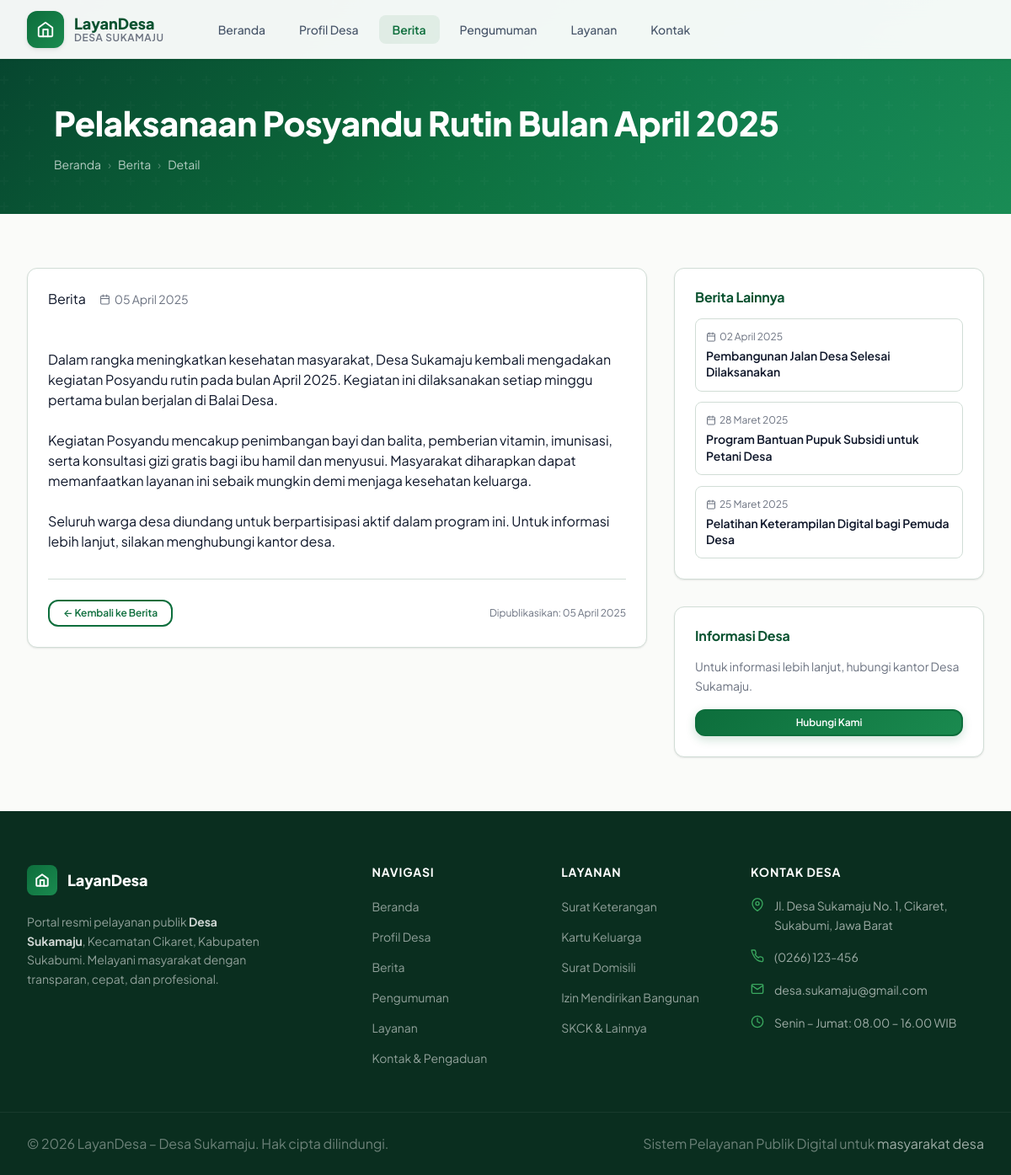
/berita-detail.php?id=1, run on the app's committed database.
### tables this page shows
CREATE TABLE IF NOT EXISTS berita (
    id INT AUTO_INCREMENT PRIMARY KEY,
    judul VARCHAR(255) NOT NULL,
    isi TEXT NOT NULL,
    gambar VARCHAR(255) DEFAULT NULL,
    tanggal DATE NOT NULL,
    created_at TIMESTAMP DEFAULT CURRENT_TIMESTAMP
);

### config/database.php (called while the page is built, shortened)
<?php
function formatTanggal($date) {
    $bulan = [
        '01' => 'Januari', '02' => 'Februari', '03' => 'Maret',
        '04' => 'April',   '05' => 'Mei',       '06' => 'Juni',
        '07' => 'Juli',    '08' => 'Agustus',   '09' => 'September',
        '10' => 'Oktober', '11' => 'November',  '12' => 'Desember'
    ];
    $d = date('d', strtotime($date));
    $m = date('m', strtotime($date));
    $y = date('Y', strtotime($date));
    return $d . ' ' . $bulan[$m] . ' ' . $y;
}

### berita-detail.php (the view, shortened to what this page needs)
<?php
require_once 'config/database.php';
$id = isset($_GET['id']) ? (int)$_GET['id'] : 0;
$stmt = $pdo->prepare("SELECT id, judul, isi, gambar, tanggal FROM berita WHERE id = :id LIMIT 1");
$stmt->execute([':id' => $id]);
$berita = $stmt->fetch();
$stmtRelated = $pdo->prepare("SELECT id, judul, tanggal FROM berita WHERE id != :id ORDER BY tanggal DESC LIMIT 3");
$stmtRelated->execute([':id' => $id]);
$related = $stmtRelated->fetchAll();
include 'includes/header.php';
?>
<div class="page-header">
    <div class="container">
        <div class="page-header-content">
            <h1 class="page-header-title-detail"><?= htmlspecialchars($berita['judul']) ?></h1>
            <nav class="breadcrumb" aria-label="Breadcrumb">
                <a href="index.php">Beranda</a>
                <span class="sep">›</span>
                <a href="berita.php">Berita</a>
                <span class="sep">›</span>
                <span>Detail</span>
            </nav>
        </div>
    </div>
</div>
<section class="content-section">
    <div class="container">
        <div class="detail-layout">
            <article>
                <div class="card">
                    <div class="card-body">
                        <div class="article-meta">
                            <span class="badge badge-primary">Berita</span>
                            <span class="article-meta-date">
                                <?= formatTanggal($berita['tanggal']) ?>
                            </span>
                        </div>
                        <div class="article-content">
                            <?= htmlspecialchars($berita['isi']) ?>
                        </div>
                        <div class="article-footer">
                            <a href="berita.php" class="btn btn-outline-green btn-sm" id="btn-back-berita">&larr; Kembali ke Berita</a>
                            <span class="article-footer-pub">
                                Dipublikasikan: <?= formatTanggal($berita['tanggal']) ?>
                            </span>
                        </div>
                    </div>
                </div>
            </article>
            <aside>
                <?php if (!empty($related)): ?>
                <div class="card mb-6">
                    <div class="card-body">
                        <h3 class="sidebar-card-title">Berita Lainnya</h3>
                        <div class="related-list">
                            <?php foreach ($related as $r): ?>
                            <a href="berita-detail.php?id=<?= $r['id'] ?>"
                               class="related-link"
                               id="btn-related-<?= $r['id'] ?>">
                                <div class="related-link-date">
                                    <?= formatTanggal($r['tanggal']) ?>
                                </div>
                                <div class="related-link-title">
                                    <?= htmlspecialchars($r['judul']) ?>
                                </div>
                            </a>
                            <?php endforeach; ?>
                        </div>
                    </div>
                </div>
                <?php endif; ?>
                <div class="card">
                    <div class="card-body">
                        <h3 class="sidebar-card-title">Informasi Desa</h3>
                        <p class="sidebar-info-text">
                            Untuk informasi lebih lanjut, hubungi kantor Desa Sukamaju.
                        </p>
                        <a href="kontak.php" class="btn btn-green btn-sm w-100 btn-center" id="btn-kontak-detail">
                            Hubungi Kami
                        </a>
                    </div>
                </div>
            </aside>
        </div>
    </div>
</section>
<?php include 'includes/footer.php'; ?>

### assets/css/keluhan.css (style rules this page uses)
.detail-layout { gap: 2rem; align-items: start; }
.w-100 { width: 100%; }
.btn-center { justify-content: center; }
.mb-6 { margin-bottom: 2rem; }

### data on the page
berita: judul "Pelaksanaan Posyandu Rutin Bulan April 2025", tanggal "05 April 2025", isi "Dalam rangka meningkatkan kesehatan masyarakat, Desa Sukamaju kembali mengadakan kegiatan Posyandu rutin pada bulan April 2025. Kegiatan ini dilaksanakan setiap minggu pertama bulan berjalan di Balai Desa. Kegiatan Posyandu mencakup penimbangan bayi dan balita, pemberian vitamin, imunisasi, serta konsultasi gizi gratis bagi ibu hamil dan menyusui. Masyarakat diharapkan dapat memanfaatkan layanan ini sebaik mungkin demi menjaga kesehatan keluarga. Seluruh warga desa diundang untuk berpartisipasi aktif dalam program ini. Untuk informasi lebih lanjut, silakan menghubungi kantor desa."
berita: tanggal "02 April 2025", judul "Pembangunan Jalan Desa Selesai Dilaksanakan"
berita: tanggal "28 Maret 2025", judul "Program Bantuan Pupuk Subsidi untuk Petani Desa"
berita: tanggal "25 Maret 2025", judul "Pelatihan Keterampilan Digital bagi Pemuda Desa"
